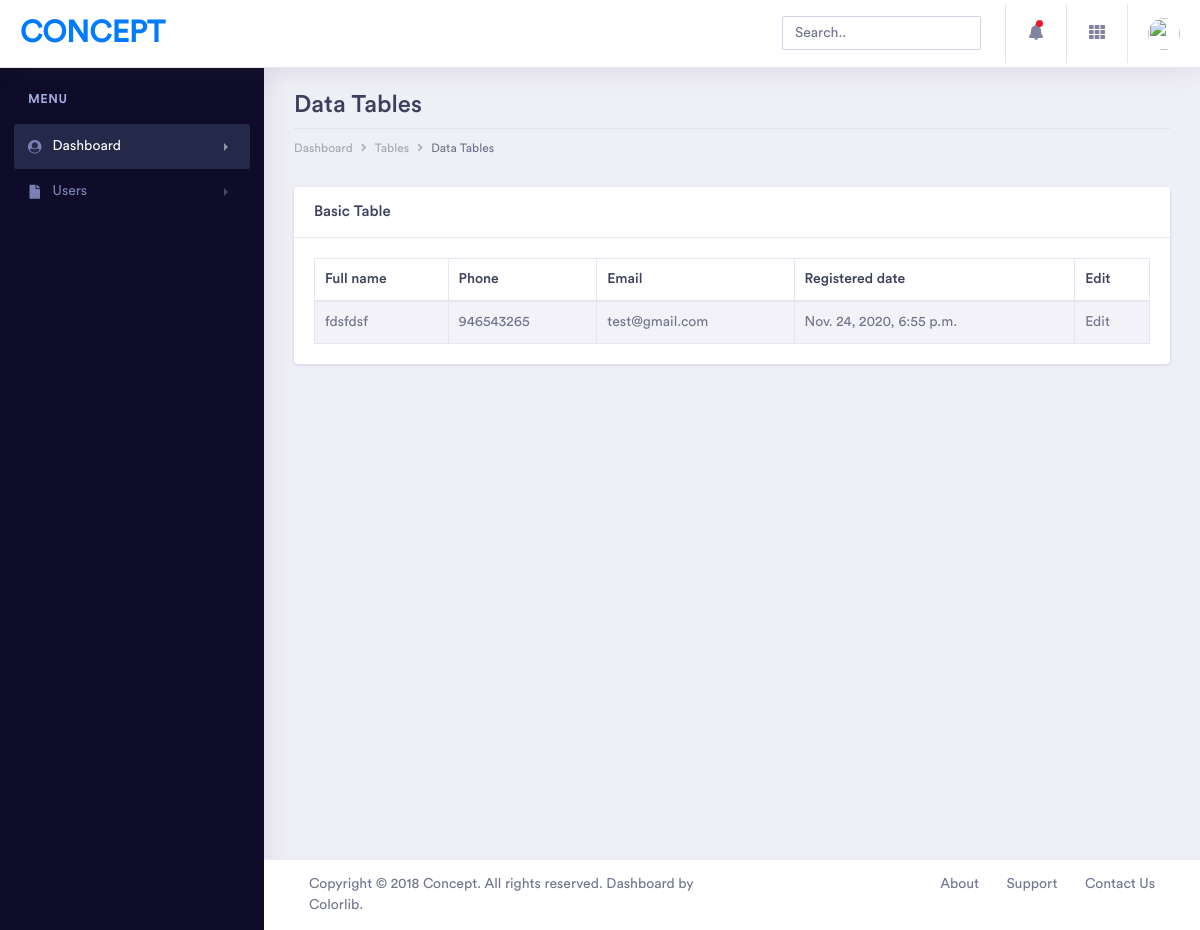
The app's page /users/, older data.
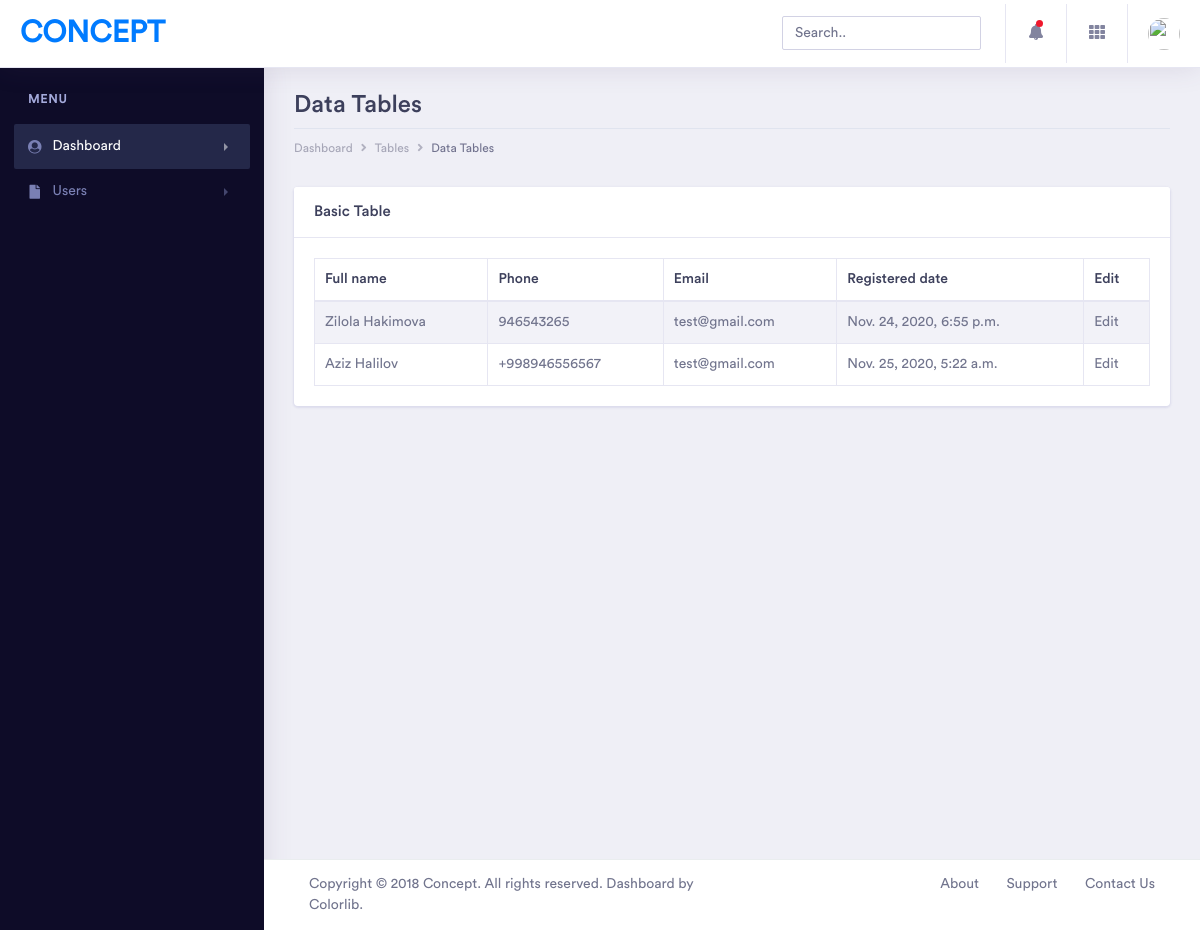
The same page, newer data.
### main/models.py (models this page shows, shortened)
class LibUser(models.Model):
    full_name = models.CharField(max_length=128, verbose_name='Full name')
    phone = models.CharField( max_length=13)
    email = models.EmailField(null=True, blank=True)
    created_at = models.DateTimeField(auto_now_add=True)
    updated_at = models.DateTimeField(auto_now=True)
    class Meta:
        verbose_name = 'Library user'
        verbose_name_plural = 'Library users'

### main/views.py (the view)
# urls.py: path('users/', views.user_list, name='users'),
def user_list(request):
    user_list = LibUser.objects.all()
    context = {
        "user_list": user_list
    }
    return render(request, 'pages/lib_users.html', context)

### templates/pages/lib_users.html (shortened to what this page needs)
{% extends 'base.html' %}
{% block content %}
    <div class="container-fluid  dashboard-content">
                <div class="row">
                    <div class="col-xl-12 col-lg-12 col-md-12 col-sm-12 col-12">
                        <div class="page-header">
                            <h2 class="pageheader-title">Data Tables</h2>
                            <div class="page-breadcrumb">
                                <nav aria-label="breadcrumb">
                                    <ol class="breadcrumb">
                                        <li class="breadcrumb-item"><a href="#" class="breadcrumb-link">Dashboard</a></li>
                                        <li class="breadcrumb-item"><a href="#" class="breadcrumb-link">Tables</a></li>
                                        <li class="breadcrumb-item active" aria-current="page">Data Tables</li>
                                    </ol>
                                </nav>
                            </div>
                        </div>
                    </div>
                </div>
                <div class="row">
                    <div class="col-xl-12 col-lg-12 col-md-12 col-sm-12 col-12">
                        <div class="card">
                            <h5 class="card-header">Basic Table</h5>
                            <div class="card-body">
                                <div class="table-responsive">
                                    <table class="table table-striped table-bordered first">
                                        <thead>
                                            <tr>
                                                <th>Full name</th>
                                                <th>Phone</th>
                                                <th>Email</th>
                                                <th>Registered date</th>
                                                <th>Edit</th>
                                            </tr>
                                        </thead>
                                        <tbody>
                                            {% for item in user_list %}
                                            <tr>
                                                <td>{{ item.full_name }}</td>
                                                <td>{{ item.phone }}</td>
                                                <td>{{ item.email }}</td>
                                                <td>{{ item.created_at }}</td>
                                                <td><a href="{% url 'main:update_user' item.pk %}">Edit</a></td>
                                            </tr>
                                            {% endfor %}
                                        </tbody>
                                    </table>
                                </div>
                            </div>
                        </div>
                    </div>
                </div>
            </div>
{% endblock %}

### templates/base.html (shortened to what this page needs)
{% load static %}
<!doctype html>
<html lang="en">
<head>
    <link rel="stylesheet" href="{% static 'vendor/bootstrap/css/bootstrap.min.css' %}">
    <link href="{% static 'vendor/fonts/circular-std/style.css' %}" rel="stylesheet">
    <link rel="stylesheet" href="{% static 'libs/css/style.css' %}">
    <link rel="stylesheet" href="{% static 'vendor/fonts/fontawesome/css/fontawesome-all.css' %}">
    <link rel="stylesheet" href="{% static 'vendor/charts/chartist-bundle/chartist.css' %}">
    <link rel="stylesheet" href="{% static 'vendor/charts/morris-bundle/morris.css' %}">
    <link rel="stylesheet" href="{% static 'vendor/fonts/material-design-iconic-font/css/materialdesignicons.min.css' %}">
    <link rel="stylesheet" href="{% static 'vendor/charts/c3charts/c3.css' %}">
    <link rel="stylesheet" href="{% static 'vendor/fonts/flag-icon-css/flag-icon.min.css' %}">
</head>
<body>
    <div class="dashboard-main-wrapper">
        <div class="dashboard-header">
            <nav class="navbar navbar-expand-lg bg-white fixed-top">
                <a class="navbar-brand" href="index.html">Concept</a>
                <div class="collapse navbar-collapse " id="navbarSupportedContent">
                    <ul class="navbar-nav ml-auto navbar-right-top">
                        <li class="nav-item">
                            <div id="custom-search" class="top-search-bar">
                                <input class="form-control" type="text" placeholder="Search..">
                            </div>
                        </li>
                        <li class="nav-item dropdown notification">
                            <a class="nav-link nav-icons" href="#" id="navbarDropdownMenuLink1" data-toggle="dropdown" aria-haspopup="true" aria-expanded="false"><i class="fas fa-fw fa-bell"></i> <span class="indicator"></span></a>
                        </li>
                        <li class="nav-item dropdown connection">
                            <a class="nav-link" href="#" id="navbarDropdown" role="button" data-toggle="dropdown" aria-haspopup="true" aria-expanded="false"> <i class="fas fa-fw fa-th"></i> </a>
                        </li>
                        <li class="nav-item dropdown nav-user">
                            <a class="nav-link nav-user-img" href="#" id="navbarDropdownMenuLink2" data-toggle="dropdown" aria-haspopup="true" aria-expanded="false"><img src="{% static 'images/avatar-1.jpg '%}" alt="" class="user-avatar-md rounded-circle"></a>
                        </li>
                    </ul>
                </div>
            </nav>
        </div>
        <div class="nav-left-sidebar sidebar-dark">
            <div class="menu-list">
                <nav class="navbar navbar-expand-lg navbar-light">
                    <div class="collapse navbar-collapse" id="navbarNav">
                        <ul class="navbar-nav flex-column">
                            <li class="nav-divider">
                                Menu
                            </li>
                            <li class="nav-item ">
                                <a class="nav-link active" href="#" data-toggle="collapse" aria-expanded="false" data-target="#submenu-1" aria-controls="submenu-1"><i class="fa fa-fw fa-user-circle"></i>Dashboard <span class="badge badge-success">6</span></a>
                            </li>
                            <li class="nav-item">
                                <a class="nav-link" href="#" data-toggle="collapse" aria-expanded="false" data-target="#submenu-6" aria-controls="submenu-6"><i class="fas fa-fw fa-file"></i> Users </a>
                            </li>
                        </ul>
                    </div>
                </nav>
            </div>
        </div>
        <div class="dashboard-wrapper">
            {% block content%}
            {% endblock %}
            <div class="footer">
                <div class="container-fluid">
                    <div class="row">
                        <div class="col-xl-6 col-lg-6 col-md-6 col-sm-12 col-12">
                             Copyright © 2018 Concept. All rights reserved. Dashboard by <a href="https://colorlib.com/wp/">Colorlib</a>.
                        </div>
                        <div class="col-xl-6 col-lg-6 col-md-6 col-sm-12 col-12">
                            <div class="text-md-right footer-links d-none d-sm-block">
                                <a href="javascript: void(0);">About</a>
                                <a href="javascript: void(0);">Support</a>
                                <a href="javascript: void(0);">Contact Us</a>
                            </div>
                        </div>
                    </div>
                </div>
            </div>
        </div>
    </div>
</body>
</html>

### templates/base.html (style rules this page uses)
.footer { position:absolute; bottom:0; }

Row changes from the older to the newer data that the page shows:
changed LibUser: full_name "fdsfdsf" → "Zilola Hakimova"
added LibUser: full_name "Aziz Halilov", phone "+998946556567", email "test@gmail.com", created_at "Nov. 25, 2020, 5:22 a.m."
